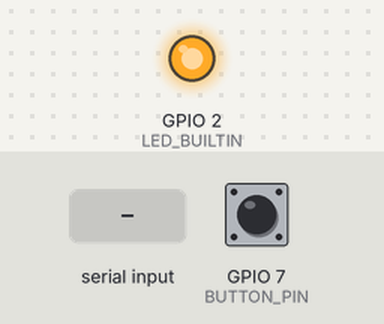
A sketch run on a simulated ESP32. Shown: output pins drawn as LEDs (lit = HIGH). Inputs (shaded band) come from the test bench; at power-on: GPIO 7 (BUTTON_PIN) LOW. The camera gives no picture; what the sketch prints to the serial monitor is not drawn.

Above: at 1.5 s.
1.6 s: "TRIGGER\n" received over Serial
At 1.75 s:
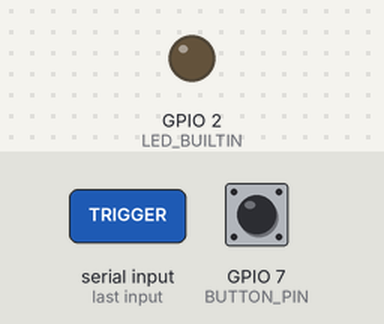
3.4 s: GPIO 7 (BUTTON_PIN) pulled HIGH for 3.2 s
Timing chart, 0 to 6.4 s (numbered marks = the images above; inputs shaded):
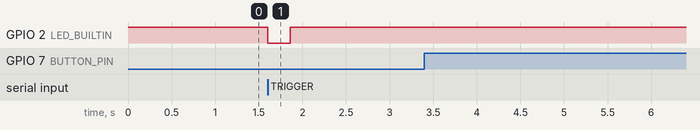

The sketch:

esp_pi_comm.ino
```cpp
#include "esp_camera.h"
#include <Arduino.h>

// Camera module pin definitions

#define CAMERA_MODEL_XIAO_ESP32S3 // Has PSRAM
#define PWDN_GPIO_NUM     -1
#define RESET_GPIO_NUM    -1
#define XCLK_GPIO_NUM     10
#define SIOD_GPIO_NUM     40
#define SIOC_GPIO_NUM     39
#define Y9_GPIO_NUM       48
#define Y8_GPIO_NUM       11
#define Y7_GPIO_NUM       12
#define Y6_GPIO_NUM       14
#define Y5_GPIO_NUM       16
#define Y4_GPIO_NUM       18
#define Y3_GPIO_NUM       17
#define Y2_GPIO_NUM       15
#define VSYNC_GPIO_NUM    38
#define HREF_GPIO_NUM     47
#define PCLK_GPIO_NUM     13
#define BUTTON_PIN        D8
int i = 0;
unsigned long lastPressTime = 0;  // Store the time of the last button press
const unsigned long debounceDelay = 5000;  // 5 seconds debounce delay


void setup() {
  Serial.begin(115200);
  pinMode(LED_BUILTIN, OUTPUT);
  digitalWrite(LED_BUILTIN, HIGH);
  pinMode(BUTTON_PIN, INPUT_PULLDOWN);
  //Serial.println("hola");
  //Serial.setDebugOutput(true);
  //Serial.println();
  camera_config_t config;
  config.ledc_channel = LEDC_CHANNEL_0;
  config.ledc_timer = LEDC_TIMER_0;
  config.pin_d0 = Y2_GPIO_NUM;
  config.pin_d1 = Y3_GPIO_NUM;
  config.pin_d2 = Y4_GPIO_NUM;
  config.pin_d3 = Y5_GPIO_NUM;
  config.pin_d4 = Y6_GPIO_NUM;
  config.pin_d5 = Y7_GPIO_NUM;
  config.pin_d6 = Y8_GPIO_NUM;
  config.pin_d7 = Y9_GPIO_NUM;
  config.pin_xclk = XCLK_GPIO_NUM;
  config.pin_pclk = PCLK_GPIO_NUM;
  config.pin_vsync = VSYNC_GPIO_NUM;
  config.pin_href = HREF_GPIO_NUM;
  config.pin_sccb_sda = SIOD_GPIO_NUM;
  config.pin_sccb_scl = SIOC_GPIO_NUM;
  config.pin_pwdn = PWDN_GPIO_NUM;
  config.pin_reset = RESET_GPIO_NUM;
  config.xclk_freq_hz = 20000000;
  config.frame_size = FRAMESIZE_XGA;
  config.pixel_format = PIXFORMAT_JPEG; // for streaming
  //config.pixel_format = PIXFORMAT_RGB565; // for face detection/recognition
  config.grab_mode = CAMERA_GRAB_WHEN_EMPTY;
  config.fb_location = CAMERA_FB_IN_PSRAM;
  config.jpeg_quality = 10;
  config.fb_count = 1;

  if(config.pixel_format == PIXFORMAT_JPEG){
    if(psramFound()){
      config.jpeg_quality = 0;
      config.fb_count = 2;
      config.frame_size = FRAMESIZE_UXGA;
      config.grab_mode = CAMERA_GRAB_LATEST;
    } else {
      // Limit the frame size when PSRAM is not available
      config.frame_size = FRAMESIZE_HD;
      config.fb_location = CAMERA_FB_IN_DRAM;
    }
  } else {
    // Best option for face detection/recognition
    config.frame_size = FRAMESIZE_HD;
#if CONFIG_IDF_TARGET_ESP32S3
    config.fb_count = 2;
#endif
  }

  // Initialize the camera
  esp_err_t err = esp_camera_init(&config);
  if (err != ESP_OK) {
    Serial.printf("Camera init failed with error 0x%x", err);
    return;
  }

  sensor_t * s = esp_camera_sensor_get();
  // initial sensors are flipped vertically and colors are a bit saturated
  if (s->id.PID == OV3660_PID) {
    //s->set_vflip(s, 1); // Flip it back
    s->set_brightness(s, 10); // Up the brightness just a bit
    //s->set_saturation(s, -2); // Lower the saturation
  }

  // Set exposure time (adjust this value as needed)
  s->set_exposure_ctrl(s, 1); // Enable exposure control
  s->set_aec2(s, 0); // Turn off automatic exposure adjustment
  s->set_agc_gain(s, 0); // Turn off automatic gain control
  s->set_aec_value(s, 2000);
  s->set_quality(s, 2);

  // Drop down frame size for higher initial frame rate
  if(config.pixel_format == PIXFORMAT_JPEG) {
    s->set_framesize(s, FRAMESIZE_QVGA);
  }

#if defined(CAMERA_MODEL_XIAO_ESP32S3)
  s->set_brightness(s, 10);
  //s->set_vflip(s, 1);
  //s->set_hmirror(s, 1);
#endif

}
void loop() {
  i+=1;

  if (Serial.available() > 0) {
    String command = Serial.readStringUntil('\n');

    if (command == "TRIGGER") {
        digitalWrite(LED_BUILTIN, LOW);
        camera_fb_t *fb = esp_camera_fb_get();
        if (!fb) {
          Serial.println("Camera capture failed");
          return;
        }
        while(Serial.available() > 0){
          Serial.read();
        }
        // Send the frame data over Serial
        Serial.write((uint8_t*)&fb->len, sizeof(fb->len)); // Send the length of the image
        Serial.write(fb->buf, fb->len); // Send the image buffer
        esp_camera_fb_return(fb);
        delay(200);
        digitalWrite(LED_BUILTIN, HIGH);

    }

  }
  String take_photo = "Take_Photo";
  unsigned long currentTime = millis();
  if ((digitalRead(BUTTON_PIN) == HIGH) && (Serial.available() == 0) && ((currentTime - lastPressTime) > debounceDelay)){
    Serial.println(take_photo);
    lastPressTime = currentTime;
  }
  //Serial.println("hola");
}
```

Measured:
- after the input at 1.6 s, GPIO 2 (LED_BUILTIN): HIGH → LOW at once, → HIGH 0.26 s later
- after the input at 3.4 s, every drawn part: stays the same
